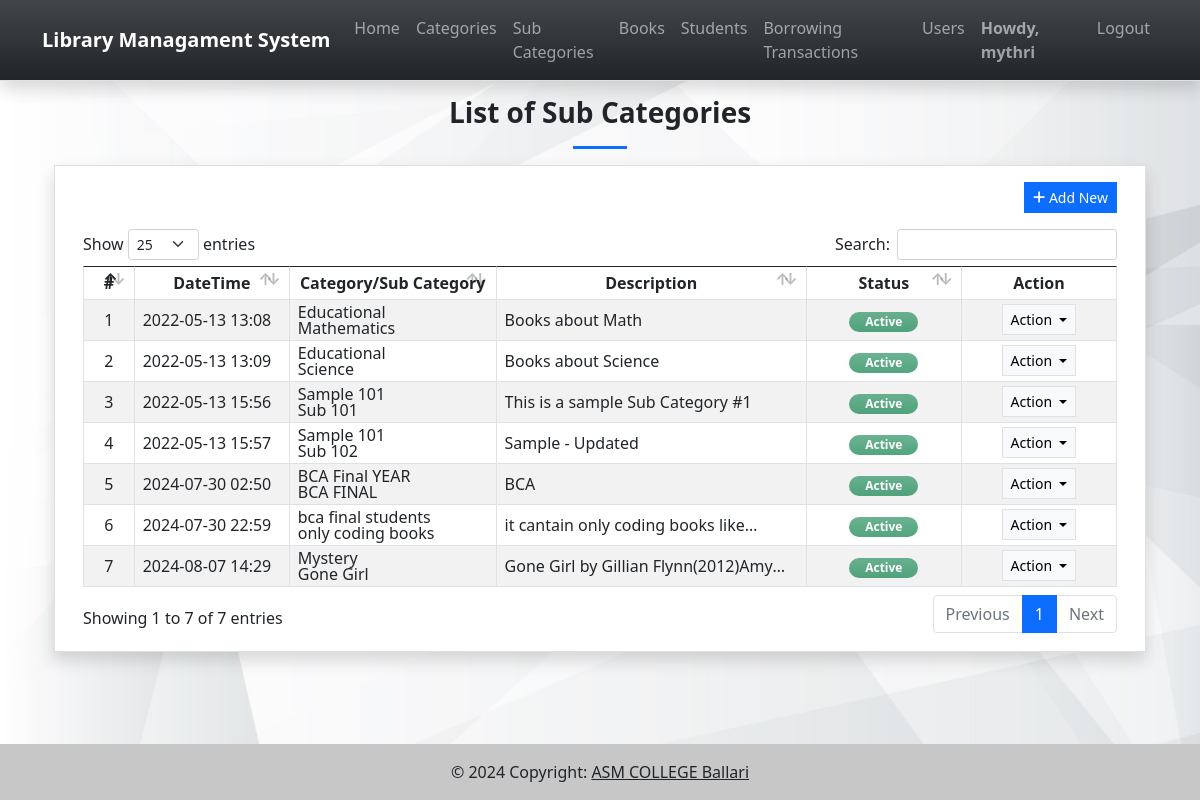
Page /sub_category (signed in) on the committed database.
### lmsApp/models.py (models this page shows, shortened)
class SubCategory(models.Model):
    category = models.ForeignKey(Category, on_delete= models.CASCADE)
    name = models.CharField(max_length=250)
    description = models.TextField(blank=True, null= True)
    status = models.CharField(max_length=2, choices=(('1','Active'), ('2','Inactive')), default = 1)
    delete_flag = models.IntegerField(default = 0)
    date_added = models.DateTimeField(default = timezone.now)
    date_created = models.DateTimeField(auto_now = True)
    class Meta:
        verbose_name_plural = "List of Categories"

class Category(models.Model):
    name = models.CharField(max_length=250)
    description = models.TextField(blank=True, null= True)
    status = models.CharField(max_length=2, choices=(('1','Active'), ('2','Inactive')), default = 1)
    delete_flag = models.IntegerField(default = 0)
    date_added = models.DateTimeField(default = timezone.now)
    date_created = models.DateTimeField(auto_now = True)
    class Meta:
        verbose_name_plural = "List of Categories"
    def __str__(self):
        return str(f"{self.name}")

### lmsApp/views.py (the view)
# urls.py: path('sub_category',views.sub_category,name='sub_category-page'),
@login_required
def sub_category(request):
    context = context_data(request)
    context['page'] = 'sub_category'
    context['page_title'] = "Sub Category List"
    context['sub_category'] = models.SubCategory.objects.filter(delete_flag = 0).all()
    return render(request, 'sub_category.html', context)

### lmsApp/views.py (called while the page is built)
def context_data(request):
    fullpath = request.get_full_path()
    abs_uri = request.build_absolute_uri()
    abs_uri = abs_uri.split(fullpath)[0]
    context = {
        'system_host' : abs_uri,
        'page_name' : '',
        'page_title' : '',
        'system_name' : 'Library Managament System',
        'topbar' : True,
        'footer' : True,
    }
    return context

### lmsApp/templates/sub_category.html (shortened to what this page needs)
{% extends 'base.html' %} {% load static %} {% block pageContent %}
<section class="py-4">
    <div class="container">
        <h3 class="fw-bolder text-center">List of Sub Categories</h3>
        <center>
            <hr class="bg-primary opacity-100" style="height:3px" width="5%">
        </center>
        <div class="card rounded-0 shadow">
            <div class="card-body">
                <div class="container-fluid">
                    <div class="text-end mb-3">
                        <button class="btn btn-sm btn-primary rounded-0 bg-gradient-primary" type="button" id="create_new"><i class="fa fa-plus"></i> Add New</button>
                    </div>
                    <table class="table table-bordered table-striped" id="category-tbl">
                        <colcategory>
                            <col width="5%">
                            <col width="15%">
                            <col width="20%">
                            <col width="30%">
                            <col width="15%">
                            <col width="15%">
                        </colcategory>
                        <thead>
                            <tr>
                                <th class="text-center">#</th>
                                <th class="text-center">DateTime</th>
                                <th class="text-center">Category/Sub Category</th>
                                <th class="text-center">Description</th>
                                <th class="text-center">Status</th>
                                <th class="text-center">Action</th>
                            </tr>
                        </thead>
                        <tbody>
                            {% for cat in sub_category %}
                            <tr>
                                <td class="text-center">{{ forloop.counter }}</td>
                                <td>{{ cat.date_created|date:"Y-m-d H:i" }}</td>
                                <td>
                                    <div class="lh-1">
                                        <div>{{ cat.category}}</div>
                                        <div>{{ cat.name}}</div>
                                    </div>
                                </td>
                                <td>
                                    <p class="m-0 truncate-1">{{ cat.description|safe }}</p>
                                </td>
                                <td class="text-center">
                                    {% if cat.status == '1' %}
                                    <span class="badge badge-success bg-gradient bg-success px-3 rounded-pill bg-opacity-75 text-sm py-1">Active</span> {% else %}
                                    <span class="badge badge-secondary bg-gradient bg-secondary px-3 rounded-pill bg-opacity-75 text-sm py-1">Inactive</span> {% endif %}
                                </td>
                                <td class="text-center">
                                    <div class="dropdown">
                                        <button class="btn btn-light btn-sm rounded-0 border dropdown-toggle" type="button" id="abtn{{cat.pk}}" data-bs-toggle="dropdown" aria-expanded="false">
                                          Action
                                        </button>
                                    </div>
                                </td>
                            </tr>
                            {% endfor %}
                        </tbody>
                    </table>
                </div>
            </div>
        </div>
    </div>
</section>
{% endblock pageContent %}

### lmsApp/templates/base.html (shortened to what this page needs)
{% load static %} {% load customfilter %}
<!DOCTYPE html>
<html lang="en">
<head>
    <link rel="stylesheet" href="https://cdnjs.cloudflare.com/ajax/libs/font-awesome/6.1.1/css/all.min.css"
    />
    <link rel="stylesheet" href="/static/assets/bootstrap/css/bootstrap.min.css">
    <link rel="stylesheet" href="{% static 'assets/DataTables/datatables.min.css' %}">
    <link rel="stylesheet" href="{% static 'assets/select2/dist/css/select2.min.css' %}">
    <link rel="stylesheet" href="/static/assets/default/css/style.css">
</head>
<body class="">
    {% if topbar %} {% block TopNavigation %} {% include "TopNavigation.html" %} {% endblock TopNavigation %} {% endif %}
    <main class="py-5 mt-4">
        <div class="container mb-3">
             {% block pageContent %} {% endblock pageContent %}
        </div>
    </main>
    {% if footer %}
    <footer class="bg-light text-lg-start">
        <div class="text-center p-3" style="background-color: rgba(0, 0, 0, 0.2);">
            © {% now 'Y' %} Copyright:
            <a class="text-dark" href="#" target="_blank">ASM COLLEGE Ballari</a>
        </div>
    </footer>
    {% endif %}
</body>
</html>

### lmsApp/templates/topNavigation.html (shortened to what this page needs)
{% load static %}
<header>
    <nav class="navbar navbar-expand-lg navbar-dark bg-dark bg-gradient fixed-top shadow border-bottom">
        <div class="container">
            <a class="navbar-brand" target="_blank" href="./">
                <b>{{system_name}}</b>
            </a>
            <div class="collapse navbar-collapse" id="navbarExample01">
                <ul class="navbar-nav me-auto mb-2 mb-lg-0" id="topNav">
                    {% if request.user.is_authenticated %}
                    <li class="nav-item">
                        <a class="nav-link" aria-current="page" href="{% url 'home-page' %}">Home</a>
                    </li>
                    <li class="nav-item">
                        <a class="nav-link" aria-current="page" href="{% url 'category-page' %}">Categories</a>
                    </li>
                    <li class="nav-item">
                        <a class="nav-link" aria-current="page" href="{% url 'sub_category-page' %}">Sub Categories</a>
                    </li>
                    <li class="nav-item">
                        <a class="nav-link" aria-current="page" href="{% url 'book-page' %}">Books</a>
                    </li>
                    <li class="nav-item">
                        <a class="nav-link" aria-current="page" href="{% url 'student-page' %}">Students</a>
                    </li>
                    <li class="nav-item">
                        <a class="nav-link" aria-current="page" href="{% url 'borrow-page' %}">Borrowing Transactions</a>
                    </li>
                    {% if request.user.is_superuser %}
                    <li class="nav-item">
                        <a class="nav-link" aria-current="page" href="{% url 'user-page' %}">Users</a>
                    </li>
                    {% endif %}
                    {% endif %}
                </ul>
                <ul class="navbar-nav d-flex flex-row">
                    {% if user.id %}
                    <li class="nav-item">
                        <a class="nav-link"  href="{% url 'profile-page' %}"><b>Howdy, {{user.username}}</b></a>
                    </li>
                    <li class="nav-item">
                        <a class="nav-link" aria-current="page" href="{% url 'logout' %}">Logout</a>
                    </li>
                    {% else %}
                    <li class="nav-item">
                        <a class="nav-link" aria-current="page" href="{% url 'login-page' %}">Login</a>
                    </li>
                    {% endif %}
                </ul>
            </div>
        </div>
    </nav>
</header>

### static/assets/default/css/style.css (style rules this page uses)
html, body { height: 100%; width: 100%; max-height: 100%; overflow: auto; display: flex; flex-direction: column; }
body>header { flex-shrink: auto; }
body>main { flex-shrink: auto; flex-grow: auto; overflow: auto; }
body>footer { flex-shrink: auto; position: absolute; bottom: 0; left: 0; width: calc(100%); }
.truncate-1 { overflow: hidden; text-overflow: ellipsis; display: -webkit-box; -webkit-line-clamp: 1; -webkit-box-orient: vertical; width: calc(100%); }

### lmsApp/templates/base.html (style rules this page uses)
body { background-image:url("/static/assets/default/img/bg1.jpg"); background-size:cover; background-repeat:no-repeat; background-position:center center; }

### rows in the picture
SubCategory: date_created "2022-05-13 13:08", category "Educational", name "Mathematics", description "Books about Math", status "Active"
SubCategory: date_created "2022-05-13 13:09", category "Educational", name "Science", description "Books about Science", status "Active"
SubCategory: date_created "2022-05-13 15:56", category "Sample 101", name "Sub 101", description "This is a sample Sub Category #1", status "Active"
SubCategory: date_created "2022-05-13 15:57", category "Sample 101", name "Sub 102", description "Sample - Updated", status "Active"
SubCategory: date_created "2024-07-30 02:50", category "BCA Final YEAR", name "BCA FINAL", description "BCA", status "Active"
SubCategory: date_created "2024-07-30 22:59", category "bca final students", name "only coding books", description "it cantain only coding books…", status "Active"
SubCategory: date_created "2024-08-07 14:29", category "Mystery", name "Gone Girl", description "Gone Girl by Gillian…", status "Active"

### other values in the picture
{{ system_name }} "Library Managament System"
{{ user.username }} "mythri"
